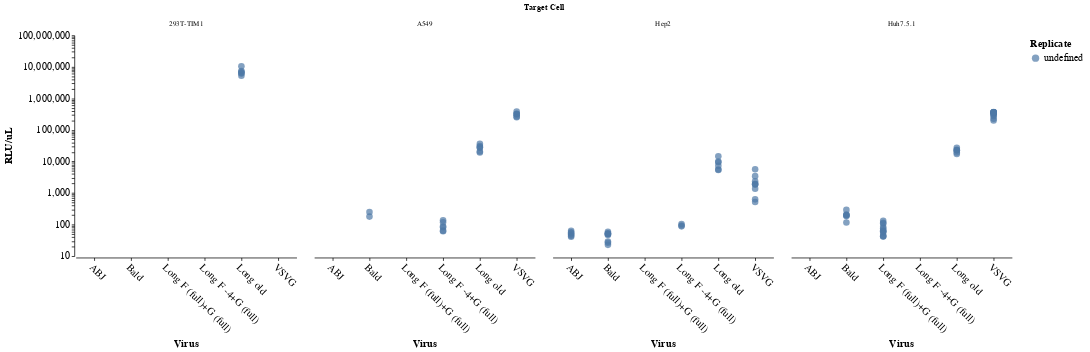

The notebook cell saved with this chart:
### Code cell
# Define a function to configure the chart style
def configure_chart(chart):
    return chart.configure_axis(
        labelFontSize=14,
        titleFontSize=14,
        grid=False
    ).configure_view(
        strokeWidth=2
    )

# Define a selection for hover
hover = alt.selection_point(fields=["virus", "replicate"], nearest=True, on="mouseover", empty="none")

# Create the base chart
base = alt.Chart(df).encode(
    x=alt.X(
        'virus:N',
        title='Virus',
        axis=alt.Axis(labelAngle=45)
    ),
    y=alt.Y(
        'RLU/uL:Q',
        title='RLU/uL',
        scale=alt.Scale(type='log')  # Optional: Use log scale if needed
    ),   
    color=alt.Color(
        'replicate:N',
        title='Replicate',
        legend=alt.Legend(title="Replicate")
    ),
    tooltip=[
        alt.Tooltip('virus:N', title='Virus'),
        alt.Tooltip('target cell:N', title='Target Cell'),
        alt.Tooltip('replicate:N', title='Replicate'),
        alt.Tooltip('dilution:Q', title='Dilution'),
        alt.Tooltip('RLU:Q', title='RLU'),
        alt.Tooltip('uL:Q', title='uL'),
        alt.Tooltip('RLU/uL:Q', title='RLU/uL')
    ]
)

# Points and hover logic
points = base.mark_point(size=80, filled=True).add_params(hover)

# Add a rule (highlight nearest point)
highlight = base.transform_filter(hover).mark_circle(size=200, color="red")

# Combine points and highlight, and facet by 'target cell'
faceted_chart = (
    (points + highlight)
    .properties(width=300, height=300)
    .facet(
        facet=alt.Facet('target cell:N', title='Target Cell')
    )
)

# Configure and display the chart
final_chart = configure_chart(faceted_chart)
final_chart

### Figure 1 — Vega-Lite specification as saved in the notebook (floating-point values rounded to 4 significant figures)
{"config": {"background": "transparent", "title": {"fontSize": 20, "fontWeight": "normal", "font": "Helvetica", "anchor": "start", "color": "#000000", "orient": "top", "offset": 5, "subtitleColor": "gray", "subtitleFont": "Helvetica", "subtitleFontWeight": "normal", "subtitleFontSize": 18, "subtitlePadding": 2}, "axis": {"domain": true, "domainColor": "black", "domainWidth": 1, "grid": false, "gridColor": "#DEDDDD", "gridWidth": 0.5, "labelFont": "Helvetica", "labelFontSize": 14, "labelFlush": false, "labelFontWeight": "normal", "labelPadding": 2, "tickColor": "black", "tickSize": 4, "tickWidth": 1, "titleFont": "Helvetica", "titleAlign": "center", "titleFontWeight": "bold", "titleFontSize": 14, "titlePadding": 5}, "legend": {"labelFont": "Helvetica", "labelFontSize": 14, "symbolSize": 100, "titleFont": "Helvetica", "titleFontSize": 14, "titleFontWeight": "bold", "padding": 5, "titleLimit": 200, "gradientLength": 100}, "range": {"category": ["#4e79a7", "#f28e2c", "#e15759", "#76b7b2", "#59a14f", "#edc949", "#af7aa1", "#ff9da7", "#9c755f", "#bab0ab"], "diverging": ["#c7e9b4", "#7fcdbb", "#41b6c4", "#1d91c0", "#225ea8", "#253494"]}, "view": {"stroke": "transparent", "strokeWidth": 2}, "text": {"font": "Helvetica Light", "fontSize": 14}}, "data": {"name": "data-1dd8b4211a77ebf01e183254945821e4"}, "facet": {"field": "target cell", "title": "Target Cell", "type": "nominal"}, "spec": {"layer": [{"mark": {"type": "point", "filled": true, "size": 80}, "encoding": {"color": {"field": "replicate", "legend": {"title": "Replicate"}, "title": "Replicate", "type": "nominal"}, "tooltip": [{"field": "virus", "title": "Virus", "type": "nominal"}, {"field": "target cell", "title": "Target Cell", "type": "nominal"}, {"field": "replicate", "title": "Replicate", "type": "nominal"}, {"field": "dilution", "title": "Dilution", "type": "quantitative"}, {"field": "RLU", "title": "RLU", "type": "quantitative"}, {"field": "uL", "title": "uL", "type": "quantitative"}, {"field": "RLU/uL", "title": "RLU/uL", "type": "quantitative"}], "x": {"axis": {"labelAngle": 45}, "field": "virus", "title": "Virus", "type": "nominal"}, "y": {"field": "RLU/uL", "scale": {"type": "log"}, "title": "RLU/uL", "type": "quantitative"}}, "name": "view_1"}, {"mark": {"type": "circle", "color": "red", "size": 200}, "encoding": {"color": {"field": "replicate", "legend": {"title": "Replicate"}, "title": "Replicate", "type": "nominal"}, "tooltip": [{"field": "virus", "title": "Virus", "type": "nominal"}, {"field": "target cell", "title": "Target Cell", "type": "nominal"}, {"field": "replicate", "title": "Replicate", "type": "nominal"}, {"field": "dilution", "title": "Dilution", "type": "quantitative"}, {"field": "RLU", "title": "RLU", "type": "quantitative"}, {"field": "uL", "title": "uL", "type": "quantitative"}, {"field": "RLU/uL", "title": "RLU/uL", "type": "quantitative"}], "x": {"axis": {"labelAngle": 45}, "field": "virus", "title": "Virus", "type": "nominal"}, "y": {"field": "RLU/uL", "scale": {"type": "log"}, "title": "RLU/uL", "type": "quantitative"}}, "transform": [{"filter": {"param": "param_1", "empty": false}}]}], "height": 300, "width": 300}, "params": [{"name": "param_1", "select": {"type": "point", "fields": ["virus", "replicate"], "nearest": true, "on": "mouseover"}, "views": ["view_1"]}], "$schema": "https://vega.github.io/schema/vega-lite/v5.20.1.json", "datasets": {"data-1dd8b4211a77ebf01e183254945821e4": [{"virus": "Long old", "protocol": "ours", "target cell": "293T-TIM1", "replicate ": 1, "dilution": 2, "RLU": 261000000.0, "uL": 50.0, "RLU/uL": 5230000.0}, {"virus": "Long old", "protocol": "ours", "target cell": "293T-TIM1", "replicate ": 1, "dilution": 4, "RLU": 154000000.0, "uL": 25.0, "RLU/uL": 6160000.0}, {"virus": "Long old", "protocol": "ours", "target cell": "293T-TIM1", "replicate ": 1, "dilution": 8, "RLU": 80800000.0, "uL": 12.5, "RLU/uL": 6460000.0}, {"virus": "Long old", "protocol": "ours", "target cell": "293T-TIM1", "replicate ": 1, "dilution": 16, "RLU": 43000000.0, "uL": 6.25, "RLU/uL": 6880000.0}, {"virus": "Long old", "protocol": "ours", "target cell": "293T-TIM1", "replicate ": 1, "dilution": 32, "RLU": 23000000.0, "uL": 3.125, "RLU/uL": 7340000.0}, {"virus": "Long old", "protocol": "ours", "target cell": "293T-TIM1", "replicate ": 1, "dilution": 64, "RLU": 16500000.0, "uL": 1.562, "RLU/uL": 10500000.0}, {"virus": "Long F -4+G (full)", "protocol": "Haid et al", "target cell": "A549", "replicate ": 1, "dilution": 2, "RLU": 3215.0, "uL": 50.0, "RLU/uL": 64.3}, {"virus": "Long F -4+G (full)", "protocol": "Haid et al", "target cell": "A549", "replicate ": 1, "dilution": 4, "RLU": 2965.0, "uL": 25.0, "RLU/uL": 119.0}, {"virus": "Long F -4+G (full)", "protocol": "Haid et al", "target cell": "A549", "replicate ": 1, "dilution": 8, "RLU": 772.1, "uL": 12.5, "RLU/uL": 61.8}, {"virus": "Long F -4+G (full)", "protocol": "Haid et al", "target cell": "A549", "replicate ": 1, "dilution": 16, "RLU": 515.7, "uL": 6.25, "RLU/uL": 82.5}, {"virus": "Long F -4+G (full)", "protocol": "Haid et al", "target cell": "A549", "replicate ": 1, "dilution": 32, "RLU": 274.2, "uL": 3.125, "RLU/uL": 87.7}, {"virus": "Long F -4+G (full)", "protocol": "Haid et al", "target cell": "A549", "replicate ": 1, "dilution": 64, "RLU": 214.4, "uL": 1.562, "RLU/uL": 137.0}, {"virus": "Bald", "protocol": "Haid et al", "target cell": "A549", "replicate ": 1, "dilution": 2, "RLU": 8934.0, "uL": 50.0, "RLU/uL": 179.0}, {"virus": "Bald", "protocol": "Haid et al", "target cell": "A549", "replicate ": 1, "dilution": 4, "RLU": 6239.0, "uL": 25.0, "RLU/uL": 250.0}, {"virus": "VSVG", "protocol": "Haid et al", "target cell": "A549", "replicate ": 1, "dilution": 2, "RLU": 13380000.0, "uL": 50.0, "RLU/uL": 268000.0}, {"virus": "VSVG", "protocol": "Haid et al", "target cell": "A549", "replicate ": 1, "dilution": 4, "RLU": 6372000.0, "uL": 25.0, "RLU/uL": 255000.0}, {"virus": "VSVG", "protocol": "Haid et al", "target cell": "A549", "replicate ": 1, "dilution": 8, "RLU": 3877000.0, "uL": 12.5, "RLU/uL": 310000.0}, {"virus": "VSVG", "protocol": "Haid et al", "target cell": "A549", "replicate ": 1, "dilution": 16, "RLU": 1992000.0, "uL": 6.25, "RLU/uL": 319000.0}, {"virus": "VSVG", "protocol": "Haid et al", "target cell": "A549", "replicate ": 1, "dilution": 32, "RLU": 1015000.0, "uL": 3.125, "RLU/uL": 325000.0}, {"virus": "VSVG", "protocol": "Haid et al", "target cell": "A549", "replicate ": 1, "dilution": 64, "RLU": 595900.0, "uL": 1.562, "RLU/uL": 381000.0}, {"virus": "Long old", "protocol": "ours", "target cell": "A549", "replicate ": 1, "dilution": 2, "RLU": 1042000.0, "uL": 50.0, "RLU/uL": 20800.0}, {"virus": "Long old", "protocol": "ours", "target cell": "A549", "replicate ": 1, "dilution": 4, "RLU": 483400.0, "uL": 25.0, "RLU/uL": 19300.0}, {"virus": "Long old", "protocol": "ours", "target cell": "A549", "replicate ": 1, "dilution": 8, "RLU": 348500.0, "uL": 12.5, "RLU/uL": 27900.0}, {"virus": "Long old", "protocol": "ours", "target cell": "A549", "replicate ": 1, "dilution": 16, "RLU": 174900.0, "uL": 6.25, "RLU/uL": 28000.0}, {"virus": "Long old", "protocol": "ours", "target cell": "A549", "replicate ": 1, "dilution": 32, "RLU": 96800.0, "uL": 3.125, "RLU/uL": 31000.0}, {"virus": "Long old", "protocol": "ours", "target cell": "A549", "replicate ": 1, "dilution": 64, "RLU": 56440.0, "uL": 1.562, "RLU/uL": 36100.0}, {"virus": "ABJ", "protocol": "Cui et al", "target cell": "Hep2", "replicate ": 1, "dilution": 2, "RLU": 2072.0, "uL": 50.0, "RLU/uL": 41.4}, {"virus": "ABJ", "protocol": "Cui et al", "target cell": "Hep2", "replicate ": 1, "dilution": 4, "RLU": 1218.0, "uL": 25.0, "RLU/uL": 48.7}, {"virus": "ABJ", "protocol": "Cui et al", "target cell": "Hep2", "replicate ": 1, "dilution": 8, "RLU": 669.6, "uL": 12.5, "RLU/uL": 53.6}, {"virus": "ABJ", "protocol": "Cui et al", "target cell": "Hep2", "replicate ": 2, "dilution": 2, "RLU": 2195.0, "uL": 50.0, "RLU/uL": 43.9}, {"virus": "ABJ", "protocol": "Cui et al", "target cell": "Hep2", "replicate ": 2, "dilution": 4, "RLU": 1585.0, "uL": 25.0, "RLU/uL": 63.4}, {"virus": "ABJ", "protocol": "Cui et al", "target cell": "Hep2", "replicate ": 2, "dilution": 8, "RLU": 706.6, "uL": 12.5, "RLU/uL": 56.5}, {"virus": "VSVG", "protocol": "Cui et al", "target cell": "Hep2", "replicate ": 1, "dilution": 2, "RLU": 117500.0, "uL": 50.0, "RLU/uL": 2350.0}, {"virus": "VSVG", "protocol": "Cui et al", "target cell": "Hep2", "replicate ": 1, "dilution": 4, "RLU": 47830.0, "uL": 25.0, "RLU/uL": 1910.0}, {"virus": "VSVG", "protocol": "Cui et al", "target cell": "Hep2", "replicate ": 1, "dilution": 8, "RLU": 24650.0, "uL": 12.5, "RLU/uL": 1970.0}, {"virus": "VSVG", "protocol": "Cui et al", "target cell": "Hep2", "replicate ": 2, "dilution": 2, "RLU": 171300.0, "uL": 50.0, "RLU/uL": 3430.0}, {"virus": "VSVG", "protocol": "Cui et al", "target cell": "Hep2", "replicate ": 2, "dilution": 4, "RLU": 46360.0, "uL": 25.0, "RLU/uL": 1850.0}, {"virus": "VSVG", "protocol": "Cui et al", "target cell": "Hep2", "replicate ": 2, "dilution": 8, "RLU": 70970.0, "uL": 12.5, "RLU/uL": 5680.0}, {"virus": "Bald", "protocol": "Cui et al", "target cell": "Hep2", "replicate ": 1, "dilution": 2, "RLU": 2513.0, "uL": 50.0, "RLU/uL": 50.3}, {"virus": "Bald", "protocol": "Cui et al", "target cell": "Hep2", "replicate ": 1, "dilution": 4, "RLU": 1269.0, "uL": 25.0, "RLU/uL": 50.8}, {"virus": "Bald", "protocol": "Cui et al", "target cell": "Hep2", "replicate ": 1, "dilution": 8, "RLU": 736.4, "uL": 12.5, "RLU/uL": 58.9}, {"virus": "Bald", "protocol": "Cui et al", "target cell": "Hep2", "replicate ": 2, "dilution": 2, "RLU": 2328.0, "uL": 50.0, "RLU/uL": 46.6}, {"virus": "Bald", "protocol": "Cui et al", "target cell": "Hep2", "replicate ": 2, "dilution": 4, "RLU": 1326.0, "uL": 25.0, "RLU/uL": 53.0}, {"virus": "Bald", "protocol": "Cui et al", "target cell": "Hep2", "replicate ": 2, "dilution": 8, "RLU": 625.9, "uL": 12.5, "RLU/uL": 50.1}, {"virus": "Long old", "protocol": "ours", "target cell": "Hep2", "replicate ": 1, "dilution": 2, "RLU": 279100.0, "uL": 50.0, "RLU/uL": 5580.0}, {"virus": "Long old", "protocol": "ours", "target cell": "Hep2", "replicate ": 1, "dilution": 4, "RLU": 248600.0, "uL": 25.0, "RLU/uL": 9940.0}, {"virus": "Long old", "protocol": "ours", "target cell": "Hep2", "replicate ": 1, "dilution": 8, "RLU": 66950.0, "uL": 12.5, "RLU/uL": 5360.0}, {"virus": "Long old", "protocol": "ours", "target cell": "Hep2", "replicate ": 1, "dilution": 16, "RLU": 59290.0, "uL": 6.25, "RLU/uL": 9490.0}, {"virus": "Long old", "protocol": "ours", "target cell": "Hep2", "replicate ": 1, "dilution": 32, "RLU": 22820.0, "uL": 3.125, "RLU/uL": 7300.0}, {"virus": "Long old", "protocol": "ours", "target cell": "Hep2", "replicate ": 1, "dilution": 64, "RLU": 22940.0, "uL": 1.562, "RLU/uL": 14700.0}, {"virus": "Long F -4+G (full)", "protocol": "Haid et al", "target cell": "Hep2", "replicate ": 1, "dilution": 2, "RLU": 4389.0, "uL": 50.0, "RLU/uL": 87.8}, {"virus": "Long F -4+G (full)", "protocol": "Haid et al", "target cell": "Hep2", "replicate ": 1, "dilution": 4, "RLU": 2635.0, "uL": 25.0, "RLU/uL": 105.0}, {"virus": "Long F -4+G (full)", "protocol": "Haid et al", "target cell": "Hep2", "replicate ": 1, "dilution": 8, "RLU": 1176.0, "uL": 12.5, "RLU/uL": 94.1}, {"virus": "Bald", "protocol": "Haid et al", "target cell": "Hep2", "replicate ": 1, "dilution": 2, "RLU": 1140.0, "uL": 50.0, "RLU/uL": 22.8}, {"virus": "Bald", "protocol": "Haid et al", "target cell": "Hep2", "replicate ": 1, "dilution": 4, "RLU": 660.9, "uL": 25.0, "RLU/uL": 26.4}, {"virus": "Bald", "protocol": "Haid et al", "target cell": "Hep2", "replicate ": 1, "dilution": 8, "RLU": 362.0, "uL": 12.5, "RLU/uL": 29.0}, {"virus": "VSVG", "protocol": "Haid et al", "target cell": "Hep2", "replicate ": 1, "dilution": 2, "RLU": 26170.0, "uL": 50.0, "RLU/uL": 523.0}, {"virus": "VSVG", "protocol": "Haid et al", "target cell": "Hep2", "replicate ": 1, "dilution": 4, "RLU": 34340.0, "uL": 25.0, "RLU/uL": 1370.0}, {"virus": "VSVG", "protocol": "Haid et al", "target cell": "Hep2", "replicate ": 1, "dilution": 8, "RLU": 7881.0, "uL": 12.5, "RLU/uL": 630.0}, {"virus": "Long F (full)+G (full)", "protocol": "Hu et al", "target cell": "Huh7.5.1", "replicate ": 1, "dilution": 2, "RLU": 2106.0, "uL": 50.0, "RLU/uL": 42.1}, {"virus": "Long F (full)+G (full)", "protocol": "Hu et al", "target cell": "Huh7.5.1", "replicate ": 1, "dilution": 4, "RLU": 1059.0, "uL": 25.0, "RLU/uL": 42.4}, {"virus": "Long F (full)+G (full)", "protocol": "Hu et al", "target cell": "Huh7.5.1", "replicate ": 1, "dilution": 8, "RLU": 695.1, "uL": 12.5, "RLU/uL": 55.6}, {"virus": "Long F (full)+G (full)", "protocol": "Hu et al", "target cell": "Huh7.5.1", "replicate ": 1, "dilution": 16, "RLU": 384.4, "uL": 6.25, "RLU/uL": 61.5}, {"virus": "Long F (full)+G (full)", "protocol": "Hu et al", "target cell": "Huh7.5.1", "replicate ": 1, "dilution": 32, "RLU": 205.9, "uL": 3.125, "RLU/uL": 65.9}, {"virus": "Long F (full)+G (full)", "protocol": "Hu et al", "target cell": "Huh7.5.1", "replicate ": 1, "dilution": 64, "RLU": 130.8, "uL": 1.562, "RLU/uL": 83.7}, {"virus": "Long F (full)+G (full)", "protocol": "Hu et al", "target cell": "Huh7.5.1", "replicate ": 2, "dilution": 2, "RLU": 2217.0, "uL": 50.0, "RLU/uL": 44.3}, {"virus": "Long F (full)+G (full)", "protocol": "Hu et al", "target cell": "Huh7.5.1", "replicate ": 2, "dilution": 4, "RLU": 1534.0, "uL": 25.0, "RLU/uL": 61.4}, {"virus": "Long F (full)+G (full)", "protocol": "Hu et al", "target cell": "Huh7.5.1", "replicate ": 2, "dilution": 8, "RLU": 936.0, "uL": 12.5, "RLU/uL": 74.9}, {"virus": "Long F (full)+G (full)", "protocol": "Hu et al", "target cell": "Huh7.5.1", "replicate ": 2, "dilution": 16, "RLU": 709.1, "uL": 6.25, "RLU/uL": 113.0}, {"virus": "Long F (full)+G (full)", "protocol": "Hu et al", "target cell": "Huh7.5.1", "replicate ": 2, "dilution": 32, "RLU": 337.7, "uL": 3.125, "RLU/uL": 108.0}, {"virus": "Long F (full)+G (full)", "protocol": "Hu et al", "target cell": "Huh7.5.1", "replicate ": 2, "dilution": 64, "RLU": 207.7, "uL": 1.562, "RLU/uL": 133.0}, {"virus": "VSVG", "protocol": "Hu et al", "target cell": "Huh7.5.1", "replicate ": 1, "dilution": 2, "RLU": 11400000.0, "uL": 50.0, "RLU/uL": 228000.0}, {"virus": "VSVG", "protocol": "Hu et al", "target cell": "Huh7.5.1", "replicate ": 1, "dilution": 4, "RLU": 7410000.0, "uL": 25.0, "RLU/uL": 297000.0}, {"virus": "VSVG", "protocol": "Hu et al", "target cell": "Huh7.5.1", "replicate ": 1, "dilution": 8, "RLU": 4160000.0, "uL": 12.5, "RLU/uL": 333000.0}, {"virus": "VSVG", "protocol": "Hu et al", "target cell": "Huh7.5.1", "replicate ": 1, "dilution": 16, "RLU": 2290000.0, "uL": 6.25, "RLU/uL": 366000.0}, {"virus": "VSVG", "protocol": "Hu et al", "target cell": "Huh7.5.1", "replicate ": 1, "dilution": 32, "RLU": 1140000.0, "uL": 3.125, "RLU/uL": 366000.0}, {"virus": "VSVG", "protocol": "Hu et al", "target cell": "Huh7.5.1", "replicate ": 1, "dilution": 64, "RLU": 582000.0, "uL": 1.562, "RLU/uL": 373000.0}, {"virus": "VSVG", "protocol": "Hu et al", "target cell": "Huh7.5.1", "replicate ": 2, "dilution": 2, "RLU": 10000000.0, "uL": 50.0, "RLU/uL": 201000.0}, {"virus": "VSVG", "protocol": "Hu et al", "target cell": "Huh7.5.1", "replicate ": 2, "dilution": 4, "RLU": 6960000.0, "uL": 25.0, "RLU/uL": 278000.0}, {"virus": "VSVG", "protocol": "Hu et al", "target cell": "Huh7.5.1", "replicate ": 2, "dilution": 8, "RLU": 4080000.0, "uL": 12.5, "RLU/uL": 326000.0}, {"virus": "VSVG", "protocol": "Hu et al", "target cell": "Huh7.5.1", "replicate ": 2, "dilution": 16, "RLU": 2240000.0, "uL": 6.25, "RLU/uL": 359000.0}, {"virus": "VSVG", "protocol": "Hu et al", "target cell": "Huh7.5.1", "replicate ": 2, "dilution": 32, "RLU": 1140000.0, "uL": 3.125, "RLU/uL": 363000.0}, {"virus": "VSVG", "protocol": "Hu et al", "target cell": "Huh7.5.1", "replicate ": 2, "dilution": 64, "RLU": 568000.0, "uL": 1.562, "RLU/uL": 364000.0}, {"virus": "Bald", "protocol": "Hu et al", "target cell": "Huh7.5.1", "replicate ": 2, "dilution": 2, "RLU": 5802.0, "uL": 50.0, "RLU/uL": 116.0}, {"virus": "Bald", "protocol": "Hu et al", "target cell": "Huh7.5.1", "replicate ": 2, "dilution": 4, "RLU": 4656.0, "uL": 25.0, "RLU/uL": 186.0}, {"virus": "Bald", "protocol": "Hu et al", "target cell": "Huh7.5.1", "replicate ": 2, "dilution": 8, "RLU": 2610.0, "uL": 12.5, "RLU/uL": 209.0}, {"virus": "Bald", "protocol": "Hu et al", "target cell": "Huh7.5.1", "replicate ": 2, "dilution": 16, "RLU": 1257.0, "uL": 6.25, "RLU/uL": 201.0}, {"virus": "Bald", "protocol": "Hu et al", "target cell": "Huh7.5.1", "replicate ": 2, "dilution": 32, "RLU": 607.3, "uL": 3.125, "RLU/uL": 194.0}, {"virus": "Bald", "protocol": "Hu et al", "target cell": "Huh7.5.1", "replicate ": 2, "dilution": 64, "RLU": 455.8, "uL": 1.562, "RLU/uL": 292.0}, {"virus": "Long old", "protocol": "ours", "target cell": "Huh7.5.1", "replicate ": 1, "dilution": 2, "RLU": 1140000.0, "uL": 50.0, "RLU/uL": 22800.0}, {"virus": "Long old", "protocol": "ours", "target cell": "Huh7.5.1", "replicate ": 1, "dilution": 4, "RLU": 582000.0, "uL": 25.0, "RLU/uL": 23300.0}, {"virus": "Long old", "protocol": "ours", "target cell": "Huh7.5.1", "replicate ": 1, "dilution": 8, "RLU": 284000.0, "uL": 12.5, "RLU/uL": 22700.0}, {"virus": "Long old", "protocol": "ours", "target cell": "Huh7.5.1", "replicate ": 1, "dilution": 16, "RLU": 109000.0, "uL": 6.25, "RLU/uL": 17400.0}, {"virus": "Long old", "protocol": "ours", "target cell": "Huh7.5.1", "replicate ": 1, "dilution": 32, "RLU": 84900.0, "uL": 3.125, "RLU/uL": 27200.0}, {"virus": "Long old", "protocol": "ours", "target cell": "Huh7.5.1", "replicate ": 1, "dilution": 64, "RLU": 30300.0, "uL": 1.562, "RLU/uL": 19400.0}]}}
